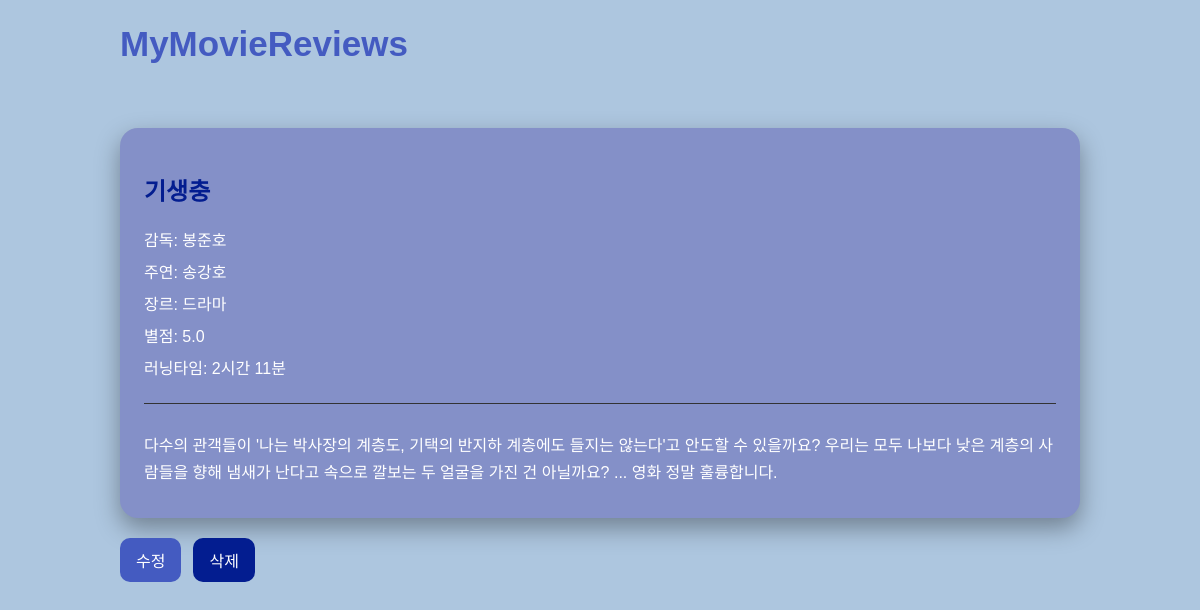
Page /9/ on the committed database.
### reviews/models.py (models this page shows, shortened)
class Review(models.Model):
    GENRE_CHOICES = [
        ('action', '액션'),
        ('comedy', '코미디'),
        ('romance', '로맨스'),
        ('thriller', '스릴러'),
        ('horror', '공포'),
        ('sf', 'SF'),
        ('animation', '애니메이션'),
        ('drama', '드라마'),
        ('documentary', '다큐멘터리'),
    ]
    title = models.CharField(max_length=100)
    release_year = models.IntegerField()
    director = models.CharField(max_length=50)
    actor = models.CharField(max_length=100)
    genre = models.CharField(max_length=20, choices=GENRE_CHOICES)
    rating = models.FloatField()
    running_time = models.IntegerField()
    content = models.TextField()
    created_at = models.DateTimeField(auto_now_add=True)

### reviews/views.py (the view)
# urls.py: path('<int:pk>/', views.review_detail, name='review-detail'),
def review_detail(request, pk):
    review = get_object_or_404(Review, pk=pk)
    review.running_time_text = format_running_time(review.running_time)
    return render(request, 'reviews/review_detail.html', {'review': review})

### reviews/views.py (called while the page is built)
def format_running_time(minutes):
    minutes = int(minutes)
    hours = minutes // 60
    remain_minutes = minutes % 60
    if hours > 0 and remain_minutes > 0:
        return f'{hours}시간 {remain_minutes}분'
    elif hours > 0:
        return f'{hours}시간'
    else:
        return f'{remain_minutes}분'

### reviews/templates/reviews/review_detail.html
{% extends 'reviews/base.html' %}
{% block content %}
    <article class="detail-card">
        <h1>{{ review.title }}</h1>
        <p>감독: {{ review.director }}</p>
        <p>주연: {{ review.actor }}</p>
        <p>장르: {{ review.get_genre_display }}</p>
        <p>별점: {{ review.rating }}</p>
        <p>러닝타임: {{ review.running_time_text }}</p>
        <div class="review-content">
            <p>{{ review.content }}</p>
        </div>
    </article>
    <div class="button-group">
        <a class="btn" href="{% url 'review-update' review.pk %}">수정</a>
        <a class="btn danger-btn" href="{% url 'review-delete' review.pk %}">삭제</a>
    </div>
{% endblock %}

### reviews/static/reviews/css/style.css (style rules this page uses)
* { box-sizing: border-box; }
body { margin: 0; background: #adc6df; color: #f5f5f5; font-family: Arial, sans-serif; }
a { color: inherit; text-decoration: none; }
.btn { display: inline-block; padding: 10px 16px; border: 0; border-radius: 10px; background: #445bc1; color: #fff; cursor: pointer; }
.danger-btn { background: #031d90; }
.review-card, .detail-card, .delete-card { padding: 24px; border-radius: 18px; background: #8490C8; box-shadow: 0 10px 24px rgba(0, 0, 0, 0.35); }
.detail-card h1 { color: #031d90; }
.review-card p, .detail-card p { margin: 8px 0; color: #fff; }
.review-content { margin-top: 24px; padding-top: 20px; border-top: 1px solid #333; line-height: 1.7; }
.button-group { display: flex; gap: 12px; margin-top: 20px; }
.logo-link, .btn, .review-card h2 { transition: background-color 0.25s ease, color 0.25s ease; }

### rows in the picture
Review: title "기생충", director "봉준호", actor "송강호", genre "드라마", rating "5.0", running_time_text "2시간 11분", content "다수의 관객들이 '나는 박사장의 계층도, 기택의 반지하 계층에도 들지는 않는다'고 안도할 수 있을까요? 우리는 모두 나보다 낮은 계층의 사람들을 향해 냄새가 난다고 속으로 깔보는 두 얼굴을 가진 건 아닐까요? ... 영화 정말 훌륭합니다."
